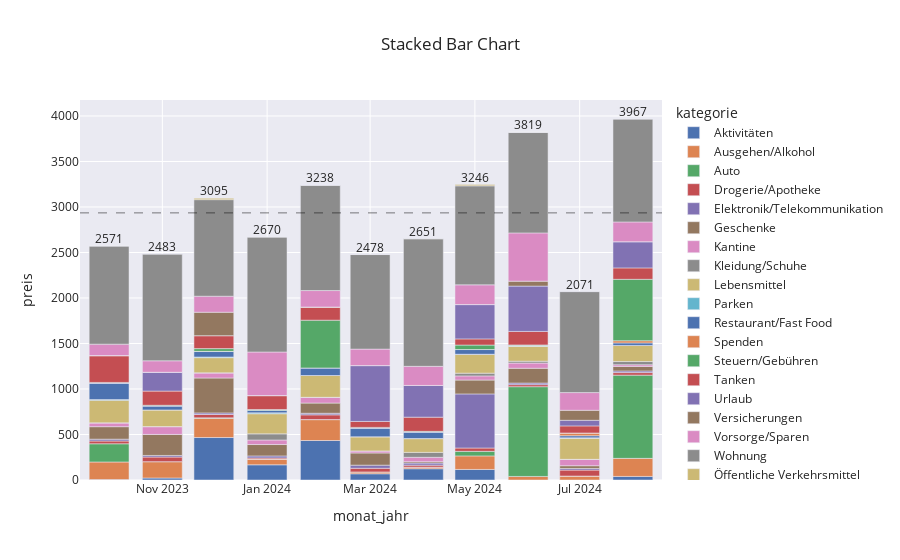

Notebook code for this chart:
### Code cell
test_bar = stacked_bar(test_grouped_df, 
                       x_axis="monat_jahr", 
                       y_axis="preis", 
                       color="kategorie",
                       show_sum=True,
                       show_avg_expense=True)
test_bar.show()

### Figure 1 — Plotly figure (JSON) as saved in the notebook; plotly's stock layout.template omitted (floating-point values rounded to 4 significant figures)
{"data": [{"alignmentgroup": "True", "hovertemplate": "kategorie=Aktivitäten<br>monat_jahr=%{x}<br>preis=%{y}<extra></extra>", "legendgroup": "Aktivitäten", "marker": {"color": "rgb(76,114,176)", "pattern": {"shape": ""}}, "name": "Aktivitäten", "offsetgroup": "Aktivitäten", "orientation": "v", "showlegend": true, "textposition": "auto", "type": "bar", "x": ["2023-10", "2023-11", "2023-12", "2024-01", "2024-02", "2024-03", "2024-04", "2024-05", "2024-06", "2024-07", "2024-08"], "xaxis": "x", "y": [5, 21.9, 466.8, 167, 434, 68.3, 123.8, 116, 0, 0, 39.3], "yaxis": "y"}, {"alignmentgroup": "True", "hovertemplate": "kategorie=Ausgehen/Alkohol<br>monat_jahr=%{x}<br>preis=%{y}<extra></extra>", "legendgroup": "Ausgehen/Alkohol", "marker": {"color": "rgb(221,132,82)", "pattern": {"shape": ""}}, "name": "Ausgehen/Alkohol", "offsetgroup": "Ausgehen/Alkohol", "orientation": "v", "showlegend": true, "textposition": "auto", "type": "bar", "x": ["2023-10", "2023-11", "2023-12", "2024-01", "2024-02", "2024-03", "2024-04", "2024-05", "2024-06", "2024-07", "2024-08"], "xaxis": "x", "y": [193, 179.7, 211.9, 63, 230, 20.5, 17.5, 149, 39, 43.5, 198.5], "yaxis": "y"}, {"alignmentgroup": "True", "hovertemplate": "kategorie=Auto<br>monat_jahr=%{x}<br>preis=%{y}<extra></extra>", "legendgroup": "Auto", "marker": {"color": "rgb(85,168,104)", "pattern": {"shape": ""}}, "name": "Auto", "offsetgroup": "Auto", "orientation": "v", "showlegend": true, "textposition": "auto", "type": "bar", "x": ["2023-10", "2023-11", "2023-12", "2024-01", "2024-02", "2024-03", "2024-04", "2024-05", "2024-06", "2024-07", "2024-08"], "xaxis": "x", "y": [200, 0, 3.99, 0, 0, 0, 0, 50, 986.5, 0, 914.5], "yaxis": "y"}, {"alignmentgroup": "True", "hovertemplate": "kategorie=Drogerie/Apotheke<br>monat_jahr=%{x}<br>preis=%{y}<extra></extra>", "legendgroup": "Drogerie/Apotheke", "marker": {"color": "rgb(196,78,82)", "pattern": {"shape": ""}}, "name": "Drogerie/Apotheke", "offsetgroup": "Drogerie/Apotheke", "orientation": "v", "showlegend": true, "textposition": "auto", "type": "bar", "x": ["2023-10", "2023-11", "2023-12", "2024-01", "2024-02", "2024-03", "2024-04", "2024-05", "2024-06", "2024-07", "2024-08"], "xaxis": "x", "y": [30.62, 50.56, 37.07, 12.15, 51.98, 40, 21.99, 36.59, 22.33, 65.54, 28.13], "yaxis": "y"}, {"alignmentgroup": "True", "hovertemplate": "kategorie=Elektronik/Telekommunikation<br>monat_jahr=%{x}<br>preis=%{y}<extra></extra>", "legendgroup": "Elektronik/Telekommunikation", "marker": {"color": "rgb(129,114,179)", "pattern": {"shape": ""}}, "name": "Elektronik/Telekommunikation", "offsetgroup": "Elektronik/Telekommunikation", "orientation": "v", "showlegend": true, "textposition": "auto", "type": "bar", "x": ["2023-10", "2023-11", "2023-12", "2024-01", "2024-02", "2024-03", "2024-04", "2024-05", "2024-06", "2024-07", "2024-08"], "xaxis": "x", "y": [20.19, 17.5, 17.5, 22.5, 17.5, 34.45, 22.88, 594.5, 17.5, 17.5, 17.99], "yaxis": "y"}, {"alignmentgroup": "True", "hovertemplate": "kategorie=Geschenke<br>monat_jahr=%{x}<br>preis=%{y}<extra></extra>", "legendgroup": "Geschenke", "marker": {"color": "rgb(147,120,96)", "pattern": {"shape": ""}}, "name": "Geschenke", "offsetgroup": "Geschenke", "orientation": "v", "showlegend": true, "textposition": "auto", "type": "bar", "x": ["2023-10", "2023-11", "2023-12", "2024-01", "2024-02", "2024-03", "2024-04", "2024-05", "2024-06", "2024-07", "2024-08"], "xaxis": "x", "y": [137.2, 230.9, 383.7, 125.2, 111.9, 133.8, 15, 152.1, 162.6, 30.49, 49.9], "yaxis": "y"}, {"alignmentgroup": "True", "hovertemplate": "kategorie=Kantine<br>monat_jahr=%{x}<br>preis=%{y}<extra></extra>", "legendgroup": "Kantine", "marker": {"color": "rgb(218,139,195)", "pattern": {"shape": ""}}, "name": "Kantine", "offsetgroup": "Kantine", "orientation": "v", "showlegend": true, "textposition": "auto", "type": "bar", "x": ["2023-10", "2023-11", "2023-12", "2024-01", "2024-02", "2024-03", "2024-04", "2024-05", "2024-06", "2024-07", "2024-08"], "xaxis": "x", "y": [41.8, 86.05, 56.4, 50.1, 63.5, 22.8, 48.2, 45.9, 57.2, 70.2, 18.5], "yaxis": "y"}, {"alignmentgroup": "True", "hovertemplate": "kategorie=Kleidung/Schuhe<br>monat_jahr=%{x}<br>preis=%{y}<extra></extra>", "legendgroup": "Kleidung/Schuhe", "marker": {"color": "rgb(140,140,140)", "pattern": {"shape": ""}}, "name": "Kleidung/Schuhe", "offsetgroup": "Kleidung/Schuhe", "orientation": "v", "showlegend": true, "textposition": "auto", "type": "bar", "x": ["2023-10", "2023-11", "2023-12", "2024-01", "2024-02", "2024-03", "2024-04", "2024-05", "2024-06", "2024-07", "2024-08"], "xaxis": "x", "y": [0, 0, 0, 66.98, 0, 0, 53.98, 30, 20, 0, 35], "yaxis": "y"}, {"alignmentgroup": "True", "hovertemplate": "kategorie=Lebensmittel<br>monat_jahr=%{x}<br>preis=%{y}<extra></extra>", "legendgroup": "Lebensmittel", "marker": {"color": "rgb(204,185,116)", "pattern": {"shape": ""}}, "name": "Lebensmittel", "offsetgroup": "Lebensmittel", "orientation": "v", "showlegend": true, "textposition": "auto", "type": "bar", "x": ["2023-10", "2023-11", "2023-12", "2024-01", "2024-02", "2024-03", "2024-04", "2024-05", "2024-06", "2024-07", "2024-08"], "xaxis": "x", "y": [248.9, 183.4, 167.1, 221.2, 239.3, 155.2, 150.9, 206.0, 165.2, 231.2, 176.6], "yaxis": "y"}, {"alignmentgroup": "True", "hovertemplate": "kategorie=Parken<br>monat_jahr=%{x}<br>preis=%{y}<extra></extra>", "legendgroup": "Parken", "marker": {"color": "rgb(100,181,205)", "pattern": {"shape": ""}}, "name": "Parken", "offsetgroup": "Parken", "orientation": "v", "showlegend": true, "textposition": "auto", "type": "bar", "x": ["2023-10", "2023-11", "2023-12", "2024-01", "2024-02", "2024-03", "2024-04", "2024-05", "2024-06", "2024-07", "2024-08"], "xaxis": "x", "y": [7, 0, 7, 10, 0, 0, 1.5, 2, 3, 5, 0], "yaxis": "y"}, {"alignmentgroup": "True", "hovertemplate": "kategorie=Restaurant/Fast Food<br>monat_jahr=%{x}<br>preis=%{y}<extra></extra>", "legendgroup": "Restaurant/Fast Food", "marker": {"color": "rgb(76,114,176)", "pattern": {"shape": ""}}, "name": "Restaurant/Fast Food", "offsetgroup": "Restaurant/Fast Food", "orientation": "v", "showlegend": true, "textposition": "auto", "type": "bar", "x": ["2023-10", "2023-11", "2023-12", "2024-01", "2024-02", "2024-03", "2024-04", "2024-05", "2024-06", "2024-07", "2024-08"], "xaxis": "x", "y": [181, 43.5, 60.31, 29.18, 83, 95.5, 71.08, 51.8, 3.5, 22.99, 28], "yaxis": "y"}, {"alignmentgroup": "True", "hovertemplate": "kategorie=Spenden<br>monat_jahr=%{x}<br>preis=%{y}<extra></extra>", "legendgroup": "Spenden", "marker": {"color": "rgb(221,132,82)", "pattern": {"shape": ""}}, "name": "Spenden", "offsetgroup": "Spenden", "orientation": "v", "showlegend": true, "textposition": "auto", "type": "bar", "x": ["2023-10", "2023-11", "2023-12", "2024-01", "2024-02", "2024-03", "2024-04", "2024-05", "2024-06", "2024-07", "2024-08"], "xaxis": "x", "y": [0, 0, 2, 0, 0, 0, 0, 0, 0, 30, 24], "yaxis": "y"}, {"alignmentgroup": "True", "hovertemplate": "kategorie=Steuern/Gebühren<br>monat_jahr=%{x}<br>preis=%{y}<extra></extra>", "legendgroup": "Steuern/Gebühren", "marker": {"color": "rgb(85,168,104)", "pattern": {"shape": ""}}, "name": "Steuern/Gebühren", "offsetgroup": "Steuern/Gebühren", "orientation": "v", "showlegend": true, "textposition": "auto", "type": "bar", "x": ["2023-10", "2023-11", "2023-12", "2024-01", "2024-02", "2024-03", "2024-04", "2024-05", "2024-06", "2024-07", "2024-08"], "xaxis": "x", "y": [7.47, 7.47, 29.97, 7.47, 525.1, 7.47, 7.47, 49.11, 7.47, 0, 675.0], "yaxis": "y"}, {"alignmentgroup": "True", "hovertemplate": "kategorie=Tanken<br>monat_jahr=%{x}<br>preis=%{y}<extra></extra>", "legendgroup": "Tanken", "marker": {"color": "rgb(196,78,82)", "pattern": {"shape": ""}}, "name": "Tanken", "offsetgroup": "Tanken", "orientation": "v", "showlegend": true, "textposition": "auto", "type": "bar", "x": ["2023-10", "2023-11", "2023-12", "2024-01", "2024-02", "2024-03", "2024-04", "2024-05", "2024-06", "2024-07", "2024-08"], "xaxis": "x", "y": [294.6, 155.9, 142.6, 152.8, 144.7, 65.36, 156.2, 67.78, 148.3, 78.18, 125.2], "yaxis": "y"}, {"alignmentgroup": "True", "hovertemplate": "kategorie=Urlaub<br>monat_jahr=%{x}<br>preis=%{y}<extra></extra>", "legendgroup": "Urlaub", "marker": {"color": "rgb(129,114,179)", "pattern": {"shape": ""}}, "name": "Urlaub", "offsetgroup": "Urlaub", "orientation": "v", "showlegend": true, "textposition": "auto", "type": "bar", "x": ["2023-10", "2023-11", "2023-12", "2024-01", "2024-02", "2024-03", "2024-04", "2024-05", "2024-06", "2024-07", "2024-08"], "xaxis": "x", "y": [0, 207, 0, 0, 0, 614, 348.4, 377, 498.1, 61.73, 288.1], "yaxis": "y"}, {"alignmentgroup": "True", "hovertemplate": "kategorie=Versicherungen<br>monat_jahr=%{x}<br>preis=%{y}<extra></extra>", "legendgroup": "Versicherungen", "marker": {"color": "rgb(147,120,96)", "pattern": {"shape": ""}}, "name": "Versicherungen", "offsetgroup": "Versicherungen", "orientation": "v", "showlegend": true, "textposition": "auto", "type": "bar", "x": ["2023-10", "2023-11", "2023-12", "2024-01", "2024-02", "2024-03", "2024-04", "2024-05", "2024-06", "2024-07", "2024-08"], "xaxis": "x", "y": [0, 0, 257.3, 0, 0, 0, 0, 0, 54, 109.8, 0], "yaxis": "y"}, {"alignmentgroup": "True", "hovertemplate": "kategorie=Vorsorge/Sparen<br>monat_jahr=%{x}<br>preis=%{y}<extra></extra>", "legendgroup": "Vorsorge/Sparen", "marker": {"color": "rgb(218,139,195)", "pattern": {"shape": ""}}, "name": "Vorsorge/Sparen", "offsetgroup": "Vorsorge/Sparen", "orientation": "v", "showlegend": true, "textposition": "auto", "type": "bar", "x": ["2023-10", "2023-11", "2023-12", "2024-01", "2024-02", "2024-03", "2024-04", "2024-05", "2024-06", "2024-07", "2024-08"], "xaxis": "x", "y": [126, 126, 176, 479, 181, 181, 210, 217, 530.5, 194.5, 217], "yaxis": "y"}, {"alignmentgroup": "True", "hovertemplate": "kategorie=Wohnung<br>monat_jahr=%{x}<br>preis=%{y}<extra></extra>", "legendgroup": "Wohnung", "marker": {"color": "rgb(140,140,140)", "pattern": {"shape": ""}}, "name": "Wohnung", "offsetgroup": "Wohnung", "orientation": "v", "showlegend": true, "textposition": "auto", "type": "bar", "x": ["2023-10", "2023-11", "2023-12", "2024-01", "2024-02", "2024-03", "2024-04", "2024-05", "2024-06", "2024-07", "2024-08"], "xaxis": "x", "y": [1078.0, 1173.0, 1061.0, 1263.0, 1156.0, 1039.0, 1402.0, 1088.0, 1104, 1110.0, 1131.0], "yaxis": "y"}, {"alignmentgroup": "True", "hovertemplate": "kategorie=Öffentliche Verkehrsmittel<br>monat_jahr=%{x}<br>preis=%{y}<extra></extra>", "legendgroup": "Öffentliche Verkehrsmittel", "marker": {"color": "rgb(204,185,116)", "pattern": {"shape": ""}}, "name": "Öffentliche Verkehrsmittel", "offsetgroup": "Öffentliche Verkehrsmittel", "orientation": "v", "showlegend": true, "textposition": "auto", "type": "bar", "x": ["2023-10", "2023-11", "2023-12", "2024-01", "2024-02", "2024-03", "2024-04", "2024-05", "2024-06", "2024-07", "2024-08"], "xaxis": "x", "y": [0, 0, 14.5, 0, 0, 0, 0, 13.8, 0, 0, 0], "yaxis": "y"}, {"mode": "text", "showlegend": false, "text": [2571, 2483, 3095, 2670, 3238, 2478, 2651, 3246, 3819, 2071, 3967], "textposition": "top center", "type": "scatter", "x": ["2023-10", "2023-11", "2023-12", "2024-01", "2024-02", "2024-03", "2024-04", "2024-05", "2024-06", "2024-07", "2024-08"], "y": [2571, 2483, 3095, 2670, 3238, 2478, 2651, 3246, 3819, 2071, 3967]}], "layout": {"barmode": "relative", "legend": {"title": {"text": "kategorie"}, "tracegroupgap": 0}, "shapes": [{"line": {"color": "black", "dash": "dash", "width": 1}, "type": "line", "x0": 0, "x1": 1, "xref": "x domain", "y0": 2935.0, "y1": 2935.0, "yref": "y"}], "title": {"text": "Stacked Bar Chart<br><sub></sub>"}, "xaxis": {"anchor": "y", "domain": [0, 1], "title": {"text": "monat_jahr"}}, "yaxis": {"anchor": "x", "domain": [0, 1], "title": {"text": "preis"}}}}
